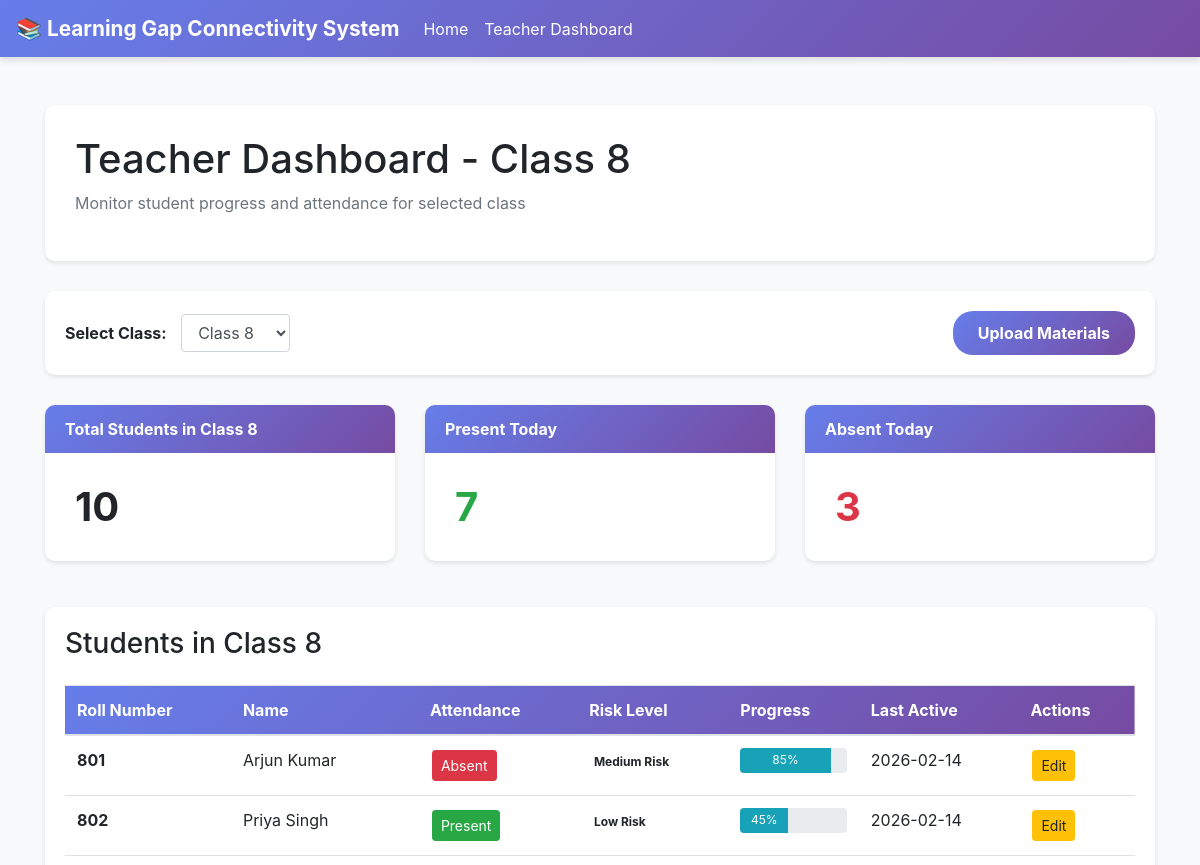
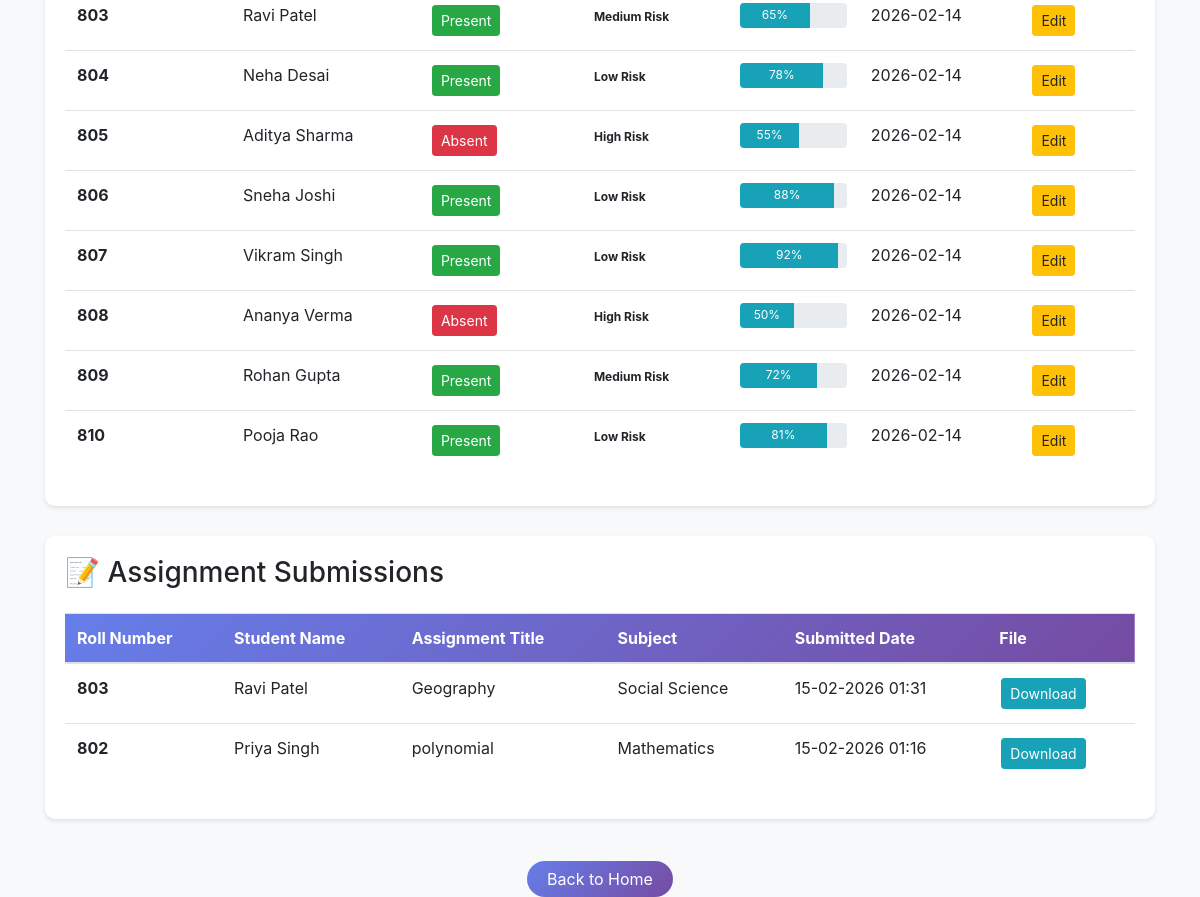
Screenshot of /teacher/dashboard with the database file from the repository (2 pictures, top to bottom).
### app.py (models this page shows, shortened)
class Student(db.Model):
    id = db.Column(db.Integer, primary_key=True)
    name = db.Column(db.String(100), nullable=False)
    roll_number = db.Column(db.String(20), nullable=False, unique=True)
    student_class = db.Column(db.Integer, nullable=False)
    section = db.Column(db.String(10))
    attendance = db.Column(db.String(10), default='Absent')
    progress = db.Column(db.Integer, default=0)
    risk_level = db.Column(db.String(20), default='Low')
    last_active = db.Column(db.DateTime, default=datetime.utcnow)

class Assignment(db.Model):
    id = db.Column(db.Integer, primary_key=True)
    student_id = db.Column(db.Integer, db.ForeignKey('student.id'), nullable=False)
    student_name = db.Column(db.String(100), nullable=False)
    roll_number = db.Column(db.String(20), nullable=False)
    class_id = db.Column(db.Integer, nullable=False)
    filename = db.Column(db.String(200), nullable=False)
    assignment_title = db.Column(db.String(100), nullable=False)
    subject = db.Column(db.String(50))
    submitted_date = db.Column(db.DateTime, default=datetime.utcnow)
    due_date = db.Column(db.DateTime)
    created_at = db.Column(db.DateTime, default=datetime.utcnow)

### app.py (the view)
@app.route('/teacher/dashboard')
def dashboard():
    selected_class = request.args.get('class', default='8', type=str)
    students = Student.query.filter_by(student_class=int(selected_class)).all()
    total_students = len(students)
    present_today = sum(1 for student in students if student.attendance == 'Present')
    absent_today = total_students - present_today
    assignments = Assignment.query.filter_by(class_id=int(selected_class)).order_by(Assignment.submitted_date.desc()).all()
    return render_template('dashboard.html', total_students=total_students, present_today=present_today, absent_today=absent_today, students=students, selected_class=selected_class, assignments=assignments)

### templates/dashboard.html (shortened to what this page needs)
<!DOCTYPE html>
<html lang="en">
<head>
    <link rel="stylesheet" href="https://stackpath.bootstrapcdn.com/bootstrap/4.5.2/css/bootstrap.min.css">
</head>
<body>
    <nav class="navbar navbar-expand-lg navbar-light">
        <a class="navbar-brand" href="/">📚 Learning Gap Connectivity System</a>
        <div class="collapse navbar-collapse">
            <ul class="navbar-nav mr-auto">
                <li class="nav-item">
                    <a class="nav-link" href="/">Home</a>
                </li>
                <li class="nav-item active">
                    <a class="nav-link" href="/teacher/dashboard">Teacher Dashboard</a>
                </li>
            </ul>
        </div>
    </nav>
    <div class="container mt-5">
        <div class="page-header">
            <h1>Teacher Dashboard - Class {{ selected_class }}</h1>
            <p class="text-muted">Monitor student progress and attendance for selected class</p>
        </div>
        <div class="filter-section">
            <div>
                <label for="classDropdown"><strong>Select Class:</strong></label>
                <select class="form-control d-inline-block w-auto" id="classDropdown" onchange="filterByClass()" style="margin-left: 10px;">
                    <option value="8" {% if selected_class == '8' %}selected{% endif %}>Class 8</option>
                </select>
            </div>
            <a href="/teacher/upload/{{ selected_class }}" class="btn-upload">Upload Materials</a>
        </div>
        <div class="row mb-4">
            <div class="col-md-4 mb-3">
                <div class="card">
                    <div class="card-header">Total Students in Class {{ selected_class }}</div>
                    <div class="card-body">
                        <h5 class="card-title">{{ total_students }}</h5>
                    </div>
                </div>
            </div>
            <div class="col-md-4 mb-3">
                <div class="card">
                    <div class="card-header">Present Today</div>
                    <div class="card-body">
                        <h5 class="card-title" style="color: #28a745;">{{ present_today }}</h5>
                    </div>
                </div>
            </div>
            <div class="col-md-4 mb-3">
                <div class="card">
                    <div class="card-header">Absent Today</div>
                    <div class="card-body">
                        <h5 class="card-title" style="color: #dc3545;">{{ absent_today }}</h5>
                    </div>
                </div>
            </div>
        </div>
        <div class="table-container">
            <h3 class="mb-4">Students in Class {{ selected_class }}</h3>
            {% if students %}
            <div class="table-responsive">
                <table class="table table-hover">
                    <thead>
                        <tr>
                            <th>Roll Number</th>
                            <th>Name</th>
                            <th>Attendance</th>
                            <th>Risk Level</th>
                            <th>Progress</th>
                            <th>Last Active</th>
                            <th>Actions</th>
                        </tr>
                    </thead>
                    <tbody>
                        {% for student in students %}
                        <tr>
                            <td><strong>{{ student.roll_number }}</strong></td>
                            <td>{{ student.name }}</td>
                            <td>
                                <a href="/teacher/edit/{{ student.id }}" class="btn btn-sm {% if student.attendance == 'Present' %}btn-success{% else %}btn-danger{% endif %}">
                                    {{ student.attendance }}
                                </a>
                            </td>
                            <td>
                                <span class="badge badge-{{ student.risk_level|lower }}">
                                    {{ student.risk_level }} Risk
                                </span>
                            </td>
                            <td>
                                <div class="progress">
                                    <div class="progress-bar bg-info" role="progressbar" style="width: {{ student.progress }}%;" aria-valuenow="{{ student.progress }}" aria-valuemin="0" aria-valuemax="100">
                                        {{ student.progress }}%
                                    </div>
                                </div>
                            </td>
                            <td>{{ student.last_active.strftime('%Y-%m-%d') if student.last_active else 'N/A' }}</td>
                            <td>
                                <a href="/teacher/edit/{{ student.id }}" class="btn btn-sm btn-warning">Edit</a>
                            </td>
                        </tr>
                        {% endfor %}
                    </tbody>
                </table>
            </div>
            {% else %}
            <div class="alert alert-info" role="alert">
                No students found for Class {{ selected_class }}.
            </div>
            {% endif %}
        </div>
        <div class="table-container">
            <h3 class="mb-4">📝 Assignment Submissions</h3>
            {% if assignments %}
            <div class="table-responsive">
                <table class="table table-hover">
                    <thead>
                        <tr>
                            <th>Roll Number</th>
                            <th>Student Name</th>
                            <th>Assignment Title</th>
                            <th>Subject</th>
                            <th>Submitted Date</th>
                            <th>File</th>
                        </tr>
                    </thead>
                    <tbody>
                        {% for assignment in assignments %}
                        <tr>
                            <td><strong>{{ assignment.roll_number }}</strong></td>
                            <td>{{ assignment.student_name }}</td>
                            <td>{{ assignment.assignment_title }}</td>
                            <td>{{ assignment.subject }}</td>
                            <td>{{ assignment.submitted_date.strftime('%d-%m-%Y %H:%M') }}</td>
                            <td><a href="/uploads/class_{{ assignment.class_id }}_submissions/{{ assignment.filename }}" download class="btn btn-sm btn-info">Download</a></td>
                        </tr>
                        {% endfor %}
                    </tbody>
                </table>
            </div>
            {% else %}
            <div class="alert alert-info" role="alert">
                No assignments submitted yet.
            </div>
            {% endif %}
        </div>
        <div class="mt-5 text-center">
            <a href="/" class="btn-back">Back to Home</a>
        </div>
    </div>
</body>
</html>

### templates/dashboard.html (style rules this page uses)
body { background-color: #f8f9fa; }
.navbar { background: linear-gradient(135deg, #667eea 0%, #764ba2 100%) !important; box-shadow: 0 4px 6px rgba(0, 0, 0, 0.1); }
.navbar-brand { color: white !important; font-weight: bold; font-size: 1.3rem; }
.nav-link { color: white !important; }
.page-header { background: white; padding: 30px; margin-bottom: 30px; border-radius: 10px; box-shadow: 0 2px 4px rgba(0, 0, 0, 0.1); }
.filter-section { background: white; padding: 20px; border-radius: 10px; margin-bottom: 30px; box-shadow: 0 2px 4px rgba(0, 0, 0, 0.1); display: flex; justify-content: space-between; align-items: center; }
.card { border: none; border-radius: 10px; box-shadow: 0 2px 4px rgba(0, 0, 0, 0.1); }
.card .card-header { background: linear-gradient(135deg, #667eea 0%, #764ba2 100%); color: white; font-weight: bold; border: none; border-radius: 10px 10px 0 0; }
.card .card-body { padding: 30px; }
.card-title { font-size: 2.5rem; font-weight: bold; margin: 0; }
.table-container { background: white; padding: 20px; border-radius: 10px; margin-top: 30px; box-shadow: 0 2px 4px rgba(0, 0, 0, 0.1); }
.table thead { background: linear-gradient(135deg, #667eea 0%, #764ba2 100%); color: white; }
.btn-back { background: linear-gradient(135deg, #667eea 0%, #764ba2 100%); color: white; border: none; padding: 8px 20px; border-radius: 20px; text-decoration: none; transition: all 0.3s; }
.btn-upload { background: linear-gradient(135deg, #667eea 0%, #764ba2 100%); color: white; border: none; padding: 10px 25px; border-radius: 20px; text-decoration: none; transition: all 0.3s; font-weight: bold; }
.progress { height: 25px; }
.btn-sm { margin: 2px; }

### rows the page displays
Student: roll_number "801", name "Arjun Kumar", attendance "Absent", risk_level "Medium", progress "85", last_active "2026-02-14"
Student: roll_number "802", name "Priya Singh", attendance "Present", risk_level "Low", progress "45", last_active "2026-02-14"
Student: roll_number "803", name "Ravi Patel", attendance "Present", risk_level "Medium", progress "65", last_active "2026-02-14"
Student: roll_number "804", name "Neha Desai", attendance "Present", risk_level "Low", progress "78", last_active "2026-02-14"
Student: roll_number "805", name "Aditya Sharma", attendance "Absent", risk_level "High", progress "55", last_active "2026-02-14"
Student: roll_number "806", name "Sneha Joshi", attendance "Present", risk_level "Low", progress "88", last_active "2026-02-14"
Student: roll_number "807", name "Vikram Singh", attendance "Present", risk_level "Low", progress "92", last_active "2026-02-14"
Student: roll_number "808", name "Ananya Verma", attendance "Absent", risk_level "High", progress "50", last_active "2026-02-14"
Student: roll_number "809", name "Rohan Gupta", attendance "Present", risk_level "Medium", progress "72", last_active "2026-02-14"
Student: roll_number "810", name "Pooja Rao", attendance "Present", risk_level "Low", progress "81", last_active "2026-02-14"
Assignment: roll_number "803", student_name "Ravi Patel", assignment_title "Geography", subject "Social Science", submitted_date "15-02-2026 01:31"
Assignment: roll_number "802", student_name "Priya Singh", assignment_title "polynomial", subject "Mathematics", submitted_date "15-02-2026 01:16"

### other values shown
{{ selected_class }} "8"
{{ total_students }} "10"
{{ present_today }} "7"
{{ absent_today }} "3"
